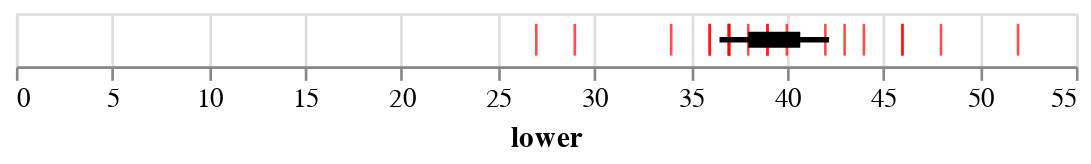

Notebook code for this chart:
### Markdown cell above
### Question 2.1.2 Visualize 95% + 66.666% interval (5 points)

Visualize a combined 95% + 66.666% (i.e. 2/3rds) interval for the mean of pickups, overlaid on top of the data (as ticks). 

Hints: 
- create two different layers, one for the 95% interval and one for the 66.666% interval, then combine them using `alt.layer()` or `+`.
- use `mark_rule(size=XXX).encode(x=YYY, x2=ZZZ)` to create each interval, where you fill in the values of `size` (to set the thickness of the interval), `x` (to set the lower bound), and `x2` (to set the upper bound).

Your output should look like this:

![Plot of 66% and 95% confidence intervals overliad on data](asset/assignment2_intervals.png)

### Code cell
# YOUR CODE HERE
pickups_lower_95 = pickups_lower
pickups_upper_95 = pickups_upper

level = 2/3
lower_quantile = (1 - level)/2
upper_quantile = (1 + level)/2


pickups_lower_66 = stats.t.ppf(lower_quantile, (len(pickups_df)-1), pickups_mean, pickups_se)
pickups_upper_66 = stats.t.ppf(upper_quantile, (len(pickups_df)-1), pickups_mean, pickups_se)

confidence_df = pd.DataFrame({"lower95": pickups_lower_95,"upper95":pickups_upper_95,"lower66":pickups_lower_66, "upper66": pickups_upper_66}, index=[0])


interval_chart_95 = alt.Chart(confidence_df).mark_rule(size=2).encode(
                x = alt.X('lower95', axis=alt.Axis(title="lower")),
                x2 = alt.X2('upper95'))

interval_chart_66 = alt.Chart(confidence_df).mark_rule(size=6).encode(
                x = alt.X('lower66', axis=alt.Axis(title="lower")),
                x2 = alt.X2('upper66'))


tick_chart = alt.Chart(pickups_df).mark_tick(
    color='red',
    thickness=1,
    size=40 * 0.3,  # controls width of tick.
).encode(
    x='pickups'
)
              



combined_interval_chart = tick_chart + interval_chart_95 + interval_chart_66 
combined_interval_chart

### Figure 1 — Vega-Lite specification as saved in the notebook (floating-point values rounded to 4 significant figures)
{"config": {"view": {"continuousWidth": 400, "continuousHeight": 300}}, "layer": [{"data": {"name": "data-6e36e449e355faf0f6d43297123c3dc4"}, "mark": {"type": "tick", "color": "red", "size": 12.0, "thickness": 1}, "encoding": {"x": {"type": "quantitative", "field": "pickups"}}}, {"data": {"name": "data-cfa8e52a197a5b1f224edcfd00ce6343"}, "mark": {"type": "rule", "size": 2}, "encoding": {"x": {"type": "quantitative", "axis": {"title": "lower"}, "field": "lower95"}, "x2": {"field": "upper95"}}}, {"data": {"name": "data-cfa8e52a197a5b1f224edcfd00ce6343"}, "mark": {"type": "rule", "size": 6}, "encoding": {"x": {"type": "quantitative", "axis": {"title": "lower"}, "field": "lower66"}, "x2": {"field": "upper66"}}}], "$schema": "https://vega.github.io/schema/vega-lite/v4.8.1.json", "datasets": {"data-6e36e449e355faf0f6d43297123c3dc4": [{"pickups": 34}, {"pickups": 39}, {"pickups": 46}, {"pickups": 36}, {"pickups": 37}, {"pickups": 43}, {"pickups": 37}, {"pickups": 40}, {"pickups": 37}, {"pickups": 29}, {"pickups": 52}, {"pickups": 38}, {"pickups": 36}, {"pickups": 48}, {"pickups": 46}, {"pickups": 44}, {"pickups": 39}, {"pickups": 27}, {"pickups": 42}, {"pickups": 37}], "data-cfa8e52a197a5b1f224edcfd00ce6343": [{"lower95": 36.51, "upper95": 42.19, "lower66": 38.0, "upper66": 40.7}]}}
